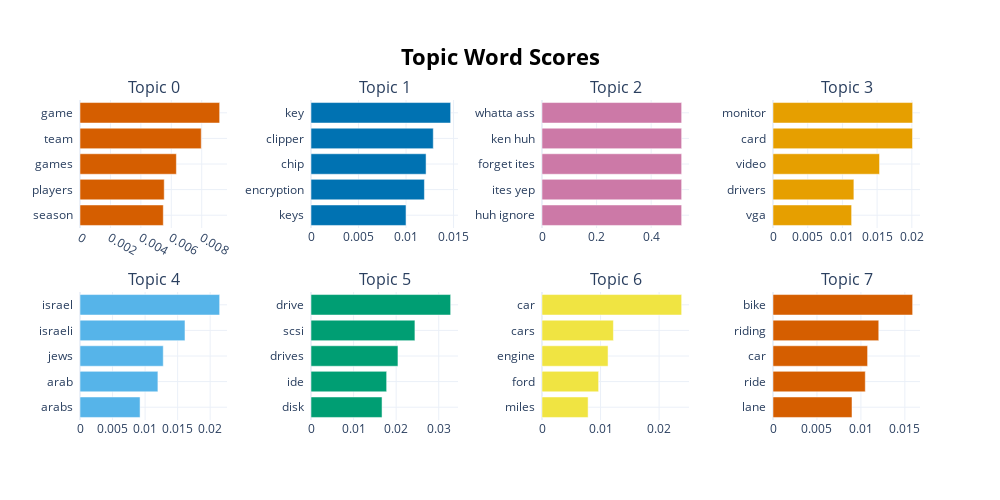

The notebook cell saved with this chart:
### Code cell
# Get the words and probabilities of top topics, but in bar chart form! 
model.visualize_barchart()

### Figure 1 — Plotly figure (JSON) as saved in the notebook; plotly's stock layout.template omitted (floating-point values rounded to 4 significant figures)
{"data": [{"marker": {"color": "#D55E00"}, "orientation": "h", "type": "bar", "x": [0.005475, 0.005536, 0.006334, 0.007969, 0.009179], "xaxis": "x", "y": ["season  ", "players  ", "games  ", "team  ", "game  "], "yaxis": "y"}, {"marker": {"color": "#0072B2"}, "orientation": "h", "type": "bar", "x": [0.009997, 0.01193, 0.01211, 0.01287, 0.01469], "xaxis": "x2", "y": ["keys  ", "encryption  ", "chip  ", "clipper  ", "key  "], "yaxis": "y2"}, {"marker": {"color": "#CC79A7"}, "orientation": "h", "type": "bar", "x": [0.5118, 0.5118, 0.5118, 0.5118, 0.5118], "xaxis": "x3", "y": ["huh ignore  ", "ites yep  ", "forget ites  ", "ken huh  ", "whatta ass  "], "yaxis": "y3"}, {"marker": {"color": "#E69F00"}, "orientation": "h", "type": "bar", "x": [0.01133, 0.01165, 0.01535, 0.0201, 0.02012], "xaxis": "x4", "y": ["vga  ", "drivers  ", "video  ", "card  ", "monitor  "], "yaxis": "y4"}, {"marker": {"color": "#56B4E9"}, "orientation": "h", "type": "bar", "x": [0.009229, 0.01197, 0.01279, 0.01613, 0.02146], "xaxis": "x5", "y": ["arabs  ", "arab  ", "jews  ", "israeli  ", "israel  "], "yaxis": "y5"}, {"marker": {"color": "#009E73"}, "orientation": "h", "type": "bar", "x": [0.01668, 0.01777, 0.02042, 0.02441, 0.0328], "xaxis": "x6", "y": ["disk  ", "ide  ", "drives  ", "scsi  ", "drive  "], "yaxis": "y6"}, {"marker": {"color": "#F0E442"}, "orientation": "h", "type": "bar", "x": [0.007875, 0.009667, 0.01128, 0.0122, 0.02385], "xaxis": "x7", "y": ["miles  ", "ford  ", "engine  ", "cars  ", "car  "], "yaxis": "y7"}, {"marker": {"color": "#D55E00"}, "orientation": "h", "type": "bar", "x": [0.008987, 0.0105, 0.01076, 0.01203, 0.01589], "xaxis": "x8", "y": ["lane  ", "ride  ", "car  ", "riding  ", "bike  "], "yaxis": "y8"}], "layout": {"annotations": [{"font": {"size": 16}, "showarrow": false, "text": "Topic 0", "x": 0.0875, "xanchor": "center", "xref": "paper", "y": 1, "yanchor": "bottom", "yref": "paper"}, {"font": {"size": 16}, "showarrow": false, "text": "Topic 1", "x": 0.3625, "xanchor": "center", "xref": "paper", "y": 1, "yanchor": "bottom", "yref": "paper"}, {"font": {"size": 16}, "showarrow": false, "text": "Topic 2", "x": 0.6375, "xanchor": "center", "xref": "paper", "y": 1, "yanchor": "bottom", "yref": "paper"}, {"font": {"size": 16}, "showarrow": false, "text": "Topic 3", "x": 0.9125, "xanchor": "center", "xref": "paper", "y": 1, "yanchor": "bottom", "yref": "paper"}, {"font": {"size": 16}, "showarrow": false, "text": "Topic 4", "x": 0.0875, "xanchor": "center", "xref": "paper", "y": 0.4, "yanchor": "bottom", "yref": "paper"}, {"font": {"size": 16}, "showarrow": false, "text": "Topic 5", "x": 0.3625, "xanchor": "center", "xref": "paper", "y": 0.4, "yanchor": "bottom", "yref": "paper"}, {"font": {"size": 16}, "showarrow": false, "text": "Topic 6", "x": 0.6375, "xanchor": "center", "xref": "paper", "y": 0.4, "yanchor": "bottom", "yref": "paper"}, {"font": {"size": 16}, "showarrow": false, "text": "Topic 7", "x": 0.9125, "xanchor": "center", "xref": "paper", "y": 0.4, "yanchor": "bottom", "yref": "paper"}], "height": 500, "hoverlabel": {"bgcolor": "white", "font": {"family": "Rockwell", "size": 16}}, "showlegend": false, "title": {"font": {"color": "Black", "size": 22}, "text": "<b>Topic Word Scores", "x": 0.5, "xanchor": "center", "yanchor": "top"}, "width": 1000, "xaxis": {"anchor": "y", "domain": [0, 0.175], "showgrid": true}, "xaxis2": {"anchor": "y2", "domain": [0.275, 0.45], "showgrid": true}, "xaxis3": {"anchor": "y3", "domain": [0.55, 0.725], "showgrid": true}, "xaxis4": {"anchor": "y4", "domain": [0.825, 1], "showgrid": true}, "xaxis5": {"anchor": "y5", "domain": [0, 0.175], "showgrid": true}, "xaxis6": {"anchor": "y6", "domain": [0.275, 0.45], "showgrid": true}, "xaxis7": {"anchor": "y7", "domain": [0.55, 0.725], "showgrid": true}, "xaxis8": {"anchor": "y8", "domain": [0.825, 1], "showgrid": true}, "yaxis": {"anchor": "x", "domain": [0.6, 1], "showgrid": true}, "yaxis2": {"anchor": "x2", "domain": [0.6, 1], "showgrid": true}, "yaxis3": {"anchor": "x3", "domain": [0.6, 1], "showgrid": true}, "yaxis4": {"anchor": "x4", "domain": [0.6, 1], "showgrid": true}, "yaxis5": {"anchor": "x5", "domain": [0, 0.4], "showgrid": true}, "yaxis6": {"anchor": "x6", "domain": [0, 0.4], "showgrid": true}, "yaxis7": {"anchor": "x7", "domain": [0, 0.4], "showgrid": true}, "yaxis8": {"anchor": "x8", "domain": [0, 0.4], "showgrid": true}}}
